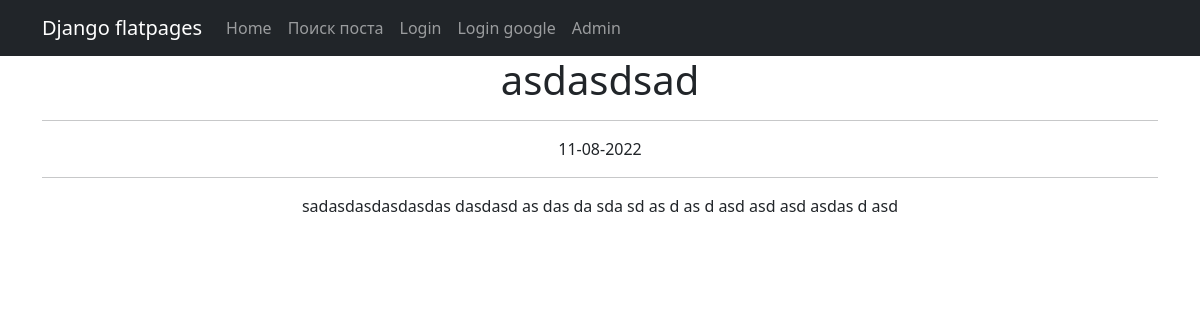
/news/136, run on an earlier commit of the app's database.
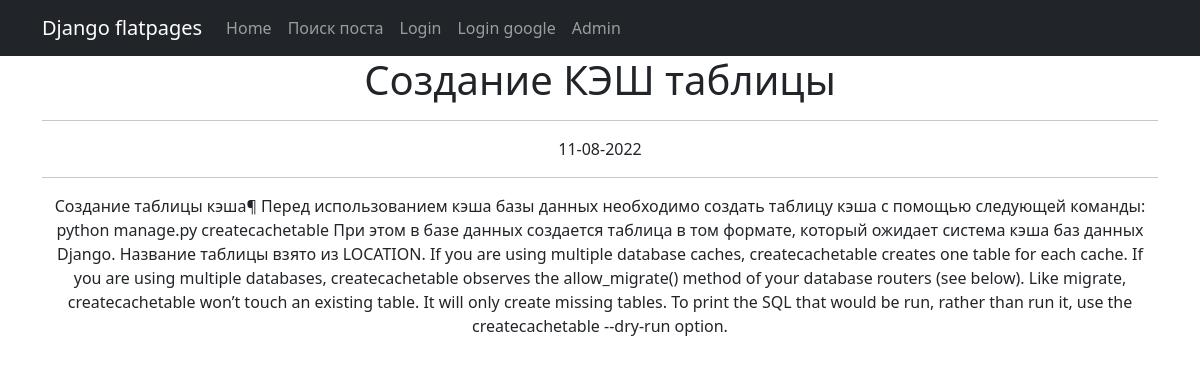
And on a later commit of the database.
### news/models.py (models this page shows, shortened)
class Post(models.Model):
    author = models.ForeignKey(Author, on_delete=models.CASCADE)
    NEWS = 'NW'
    ARTICLE = 'AR'
    CAT_CHOICES = (
        (NEWS, 'Новость'),
        (ARTICLE, 'Статья'),
    )
    type = models.CharField(max_length=2, choices=CAT_CHOICES, default=ARTICLE)
    date = models.DateTimeField(auto_now_add=True)
    category = models.ManyToManyField(Category, through='PostCategory')
    text = models.TextField(default='')
    title = models.CharField(max_length=255)
    rating = models.SmallIntegerField(default=0)

### news/views.py (the view)
# urls.py: path('<int:pk>', PostView.as_view(), name='new'),
class PostView(DetailView):
    model = Post
    template_name = 'new.html'
    context_object_name = 'new'
    queryset = Post.objects.all()
    def get_object(self, *args, **kwargs):  # переопределяем метод получения объекта, как ни странно
        obj = cache.get(f'post-{self.kwargs["pk"]}', None)
        if not obj:
            obj = super().get_object(queryset=self.queryset)
            cache.set(f'post-{self.kwargs["pk"]}', obj)
        return obj

### templates/new.html (shortened to what this page needs)
{% extends 'flatpages/default.html' %}
{% block content %}
<h1> {{ new.title }} </h1>
<hr>
<span>
    <tr>
        <td>
            {{ new.date|date:'d-m-Y' }}
        </td>
    </tr>
</span>
<hr>
{{ new.text }}
{% endblock content %}

What changed in the data, as far as the page shows it:
changed Post: title "asdasdsad" → "Создание КЭШ таблицы"; text "sadasdasdasdasdas dasdasd as das da sda sd as d as d asd asd asd asdas d asd" → "Создание таблицы кэша¶ Перед использованием кэша базы данных необходимо создать таблицу кэша с помощью следующей команды: python manage.py createcachetable При этом в базе данных создается таблица в том формате, который ожидает система кэша баз данных Django. Название таблицы взято из LOCATION. If you are using multiple database caches, createcachetable creates one table for each cache. If you are using multiple databases, createcachetable observes the allow_migrate() method of your database routers (see below). Like migrate, createcachetable won’t touch an existing table. It will only create missing tables. To print the SQL that would be run, rather than run it, use the createcachetable…"
